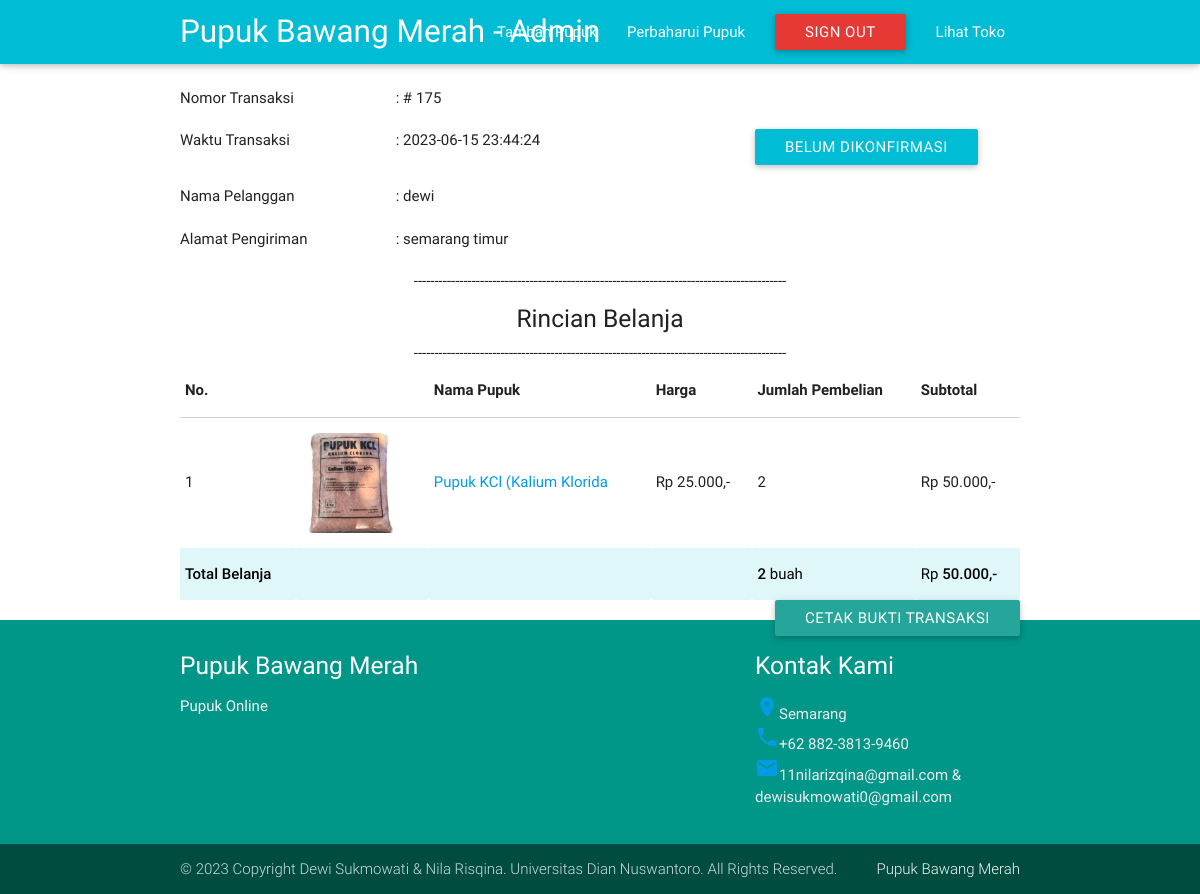
The app's page /detail_trans.php?idtransaksi=175 (signed in) with its own data.
### tables this page shows
CREATE TABLE `transaksi` (
  `ID_Transaksi` int(9) NOT NULL,
  `Total_Biaya` bigint(20) NOT NULL,
  `Tanggal_transaksi` datetime NOT NULL DEFAULT current_timestamp(),
  `id_customer` int(11) NOT NULL,
  `Konfirmasi` tinyint(1) NOT NULL DEFAULT 0,
  `waktu_konfirmasi` datetime NOT NULL DEFAULT current_timestamp() ON UPDATE current_timestamp()
);

CREATE TABLE `customer` (
  `ID_customer` int(9) NOT NULL,
  `nama` varchar(50) NOT NULL,
  `alamat` varchar(250) NOT NULL,
  `notelfon` varchar(12) NOT NULL,
  `email` varchar(25) NOT NULL,
  `password` varchar(100) NOT NULL,
  `beli` int(20) NOT NULL DEFAULT 0
);

CREATE TABLE `detail_transaksi` (
  `transaksi_id` int(20) NOT NULL,
  `tanaman_id` int(20) NOT NULL,
  `jumlah_beli` int(20) NOT NULL
);

CREATE TABLE `tanaman` (
  `ID_Tanaman` int(11) NOT NULL,
  `Nama_Tanaman` varchar(25) NOT NULL,
  `Harga_Tanaman` bigint(20) NOT NULL,
  `Deskripsi_Tanaman` varchar(500) NOT NULL,
  `Jumlah_Stok` int(11) NOT NULL,
  `Jenis_Tanaman` varchar(50) NOT NULL,
  `Gambar` varchar(100) NOT NULL,
  `Berat` float DEFAULT NULL,
  `Iklim` varchar(50) DEFAULT NULL,
  `Ukuran_Tanaman` varchar(50) DEFAULT NULL,
  `Media_Tanam` varchar(50) DEFAULT NULL,
  `Ukuranpot` varchar(50) DEFAULT NULL,
  `Penyiraman` varchar(50) DEFAULT NULL,
  `Kebutuhan_Sinar` varchar(50) DEFAULT NULL,
  `Pemupukan` varchar(100) DEFAULT NULL,
  `Asal_Bibit` varchar(100) DEFAULT NULL,
  `Kondisi_Tanaman` varchar(60) DEFAULT NULL,
  `jumlah_beli` int(20) NOT NULL DEFAULT 0,
  `jumlah_lihat` int(20) NOT NULL DEFAULT 0
);

### anti-inject.php (called while the page is built)
<?php
function anti_injection($data){
$filter = stripslashes(strip_tags(htmlspecialchars($data,ENT_QUOTES)));
return $filter;
}
?>

### detail_trans.php (the view, shortened to what this page needs)
<!DOCTYPE html>
<html>
<head>
    <link type="text/css" rel="stylesheet" href="css/materialize.min.css" media="screen,projection" />
</head>
<body>
    <?php
    include 'connect.php';
    $no=0;
    include 'anti-inject.php';
    $ids=$_GET['idtransaksi'];
    $id=anti_injection($ids);
    $nomor=$id;
    $transs=mysqli_query($connect,"select * from transaksi where ID_Transaksi='$id'");
    $trans = mysqli_fetch_assoc($transs);
    $idpelanggan = $trans['id_customer'];
    $pelanggans=mysqli_query($connect,"select * from customer where ID_customer='$idpelanggan'");
    $pelanggan=mysqli_fetch_array($pelanggans);
if(isset($_SESSION['admin'])){
    include 'headadmin.php';} else{
    include 'header.php';}
    ?>
        <br>
        <div class="container">
            <div class="row">
                <div class="col s3">
                    Nomor Transaksi
                </div>
                <div class="col s6">
                    : #
                    <?php echo $trans['ID_Transaksi']?>
                </div>
            </div>
            <div class="row">
                <div class="col s3">
                    Waktu Transaksi
                </div>
                <div class="col s5">
                    :
                    <?php echo $trans['Tanggal_transaksi']?>
                </div>
                <div class="col s4">
                    <?php
                if($trans['Konfirmasi']==1) echo "<a class='waves-effect waves-light btn teal'>Sudah Dikonfirmasi</a>"; else echo "<a class='waves-effect waves-light btn cyan'>Belum Dikonfirmasi</a>";?>
                </div>
            </div>
            <div class="row">
                <div class="col s3">
                    Nama Pelanggan
                </div>
                <div class="col s4">
                    :
                    <?php echo $pelanggan['nama']?>
                </div>
            </div>
            <div class="row">
                <div class="col s3">
                    Alamat Pengiriman
                </div>
                <div class="col s8">
                    :
                    <?php echo $pelanggan['alamat']?>
                </div>
            </div>
            <center>------------------------------------------------------------------------------------------<strong><h5>Rincian Belanja</h5></strong>------------------------------------------------------------------------------------------</center>
            <table>
                <thead>
                    <th>No.</th>
                    <th></th>
                    <th>Nama Pupuk</th>
                    <th>Harga</th>
                    <th>Jumlah Pembelian</th>
                    <th>Subtotal</th>
                </thead>
                <?php
            $jumlah=0;
            $total=0;
            $detail=mysqli_query($connect,"Select * from detail_transaksi where transaksi_id='$nomor'");
            while($ulang=mysqli_fetch_assoc($detail)){
            $no++;
            $idtanaman=$ulang['tanaman_id'];
            $query = mysqli_query($connect,"SELECT * FROM tanaman WHERE ID_Tanaman ='$idtanaman'");
            $tanaman = mysqli_fetch_array($query);?>
                    <tr>
                        <td>
                            <?php echo $no?>
                        </td>
                        <td>
                            <img class="materialboxed" data-caption="<?php echo $tanaman['Nama_Tanaman']?> - Rp <?php echo $tanaman['Harga_Tanaman']?>/pcs" width="100" src="image/<?php echo $tanaman['Gambar']?>">
                        </td>
                        <td>
                            <a href="tanaman.php?idtanaman=<?php echo $tanaman['ID_Tanaman']?>">
                                <?php echo $tanaman['Nama_Tanaman']?>
                            </a>
                        </td>
                        <td>Rp
                            <?php
                 $tots=$tanaman['Harga_Tanaman'];
            echo number_format("$tots",0,",",".")
         ?>,-
                        </td>
                        <td>
                            <?php echo $ulang['jumlah_beli']?>
                        </td>
                        <td>Rp
                            <?php
                 $totss=($tanaman['Harga_Tanaman']*$ulang['jumlah_beli']);
            echo number_format("$totss",0,",",".")
         ?>,-
                        </td>
                    </tr>
                    <?php $total=$total+($tanaman['Harga_Tanaman']*$ulang['jumlah_beli']);
                    $jumlah=$jumlah+$ulang['jumlah_beli'];?>
                        <?php } ?>
                            <tr class="black-text cyan lighten-5">
                                <td><strong>Total Belanja</strong></td>
                                <td></td>
                                <td></td>
                                <td></td>
                                <td>
                                    <?php echo "<strong>$jumlah</strong>"?> buah </td>
                                <td>
                                    Rp <strong>
                                    <?php
            echo number_format("$total",0,",",".")
         ?>,-
                                </strong>
                                </td>
                            </tr>
            </table>
            <button class="waves-effect waves-light btn right" onclick="window.print()">Cetak Bukti Transaksi</button>
        </div>
</body>
<?php include 'footer.php'?>
</html>

### records on screen
transaksi: ID_Transaksi "175", Tanggal_transaksi "2023-06-15 23:44:24"
customer: nama "dewi", alamat "semarang timur"
detail_transaksi: tanaman.Gambar (picture), tanaman.Nama_Tanaman "Pupuk KCl (Kalium Klorida", tanaman.Harga_Tanaman "25.000", jumlah_beli "2", tanaman+jumlah_beli "50.000"

### other values on screen
$jumlah "2"
